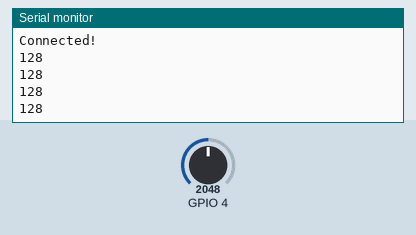
A program run on a simulated ESP32. On the bench: the last lines printed to the serial monitor. The inputs (shaded band) are chosen by the test bench; at power-on: GPIO 4 = 2048. No radio packets arrive unless stated.

Above: at 1.2 s.
1.3 s: GPIO 4 set to 2866
At 1.78 s:
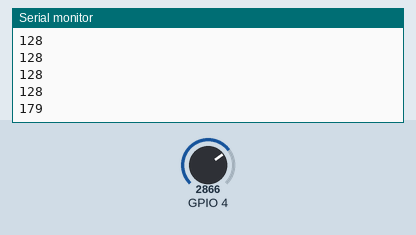
2.8 s: GPIO 4 set to 3603
At 3.02 s:
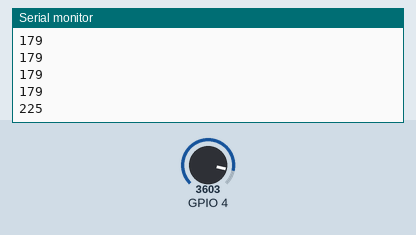
Timing chart, 0 to 5.8 s (numbered marks = the images above; inputs shaded):
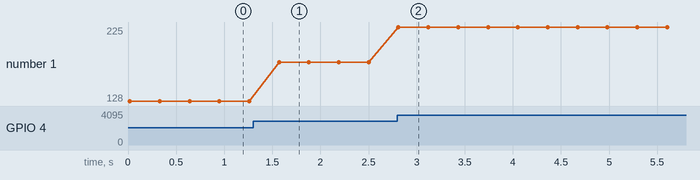

The program:

main.cpp
```cpp
#include <SPI.h>
#include <LoRa.h>
char rec[8];
int i = 0;
int val = 0;

#define RESET 5
#define NSS 15
#define DI00 2

int device_id = 8642;

void setup() {
  LoRa.setTxPower(20);
  Serial.begin(9600);
  LoRa.setPins(NSS, RESET, DI00);
  if (!LoRa.begin(433000000)) {
    Serial.println("Starting LoRa failed!");
    while (1);
  }
  Serial.println("Connected!");
  LoRa.setSyncWord(0x34);

  pinMode(4, INPUT);
}

void loop() {

  val = analogRead(4)/16;

  char string[4];
  int data = 1010;
  snprintf(string, sizeof(string), "%03d", val);
  Serial.println(string);

  // Serial.println(val);
  LoRa.beginPacket();
  LoRa.print(string);
  LoRa.print("250");
  LoRa.print("1");
  LoRa.endPacket();
  delay(250);
}
```

Measured:
- after the input at 1.3 s, the serial monitor: prints a new line after 0.27 s (image 1)
- after the input at 2.8 s, the serial monitor: prints a new line at once (image 2)
- plotted number 1: 128 → 179 after the input at 1.3 s, 179 → 225 after the input at 2.8 s
